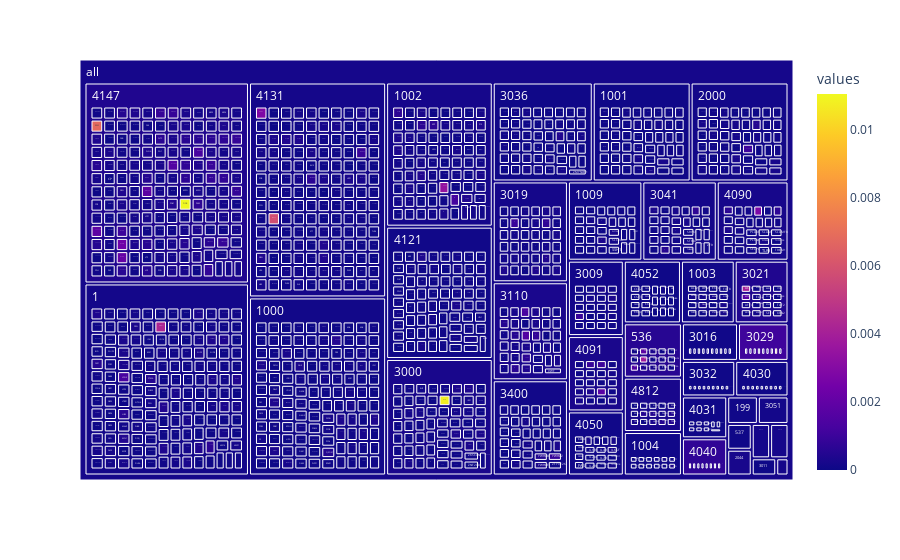

The code cell stored with this chart in its notebook:
### Code cell
genes = plt_values[0]
brites = plt_values[1]
values = plt_values[2]
new_df = pd.DataFrame(
    dict(genes=genes, brites=brites, values=values)
)
new_df["all"] = "all"  # in order to have a single root node

# print(new_df)
fig3 = px.treemap(new_df, path=['all', 'brites',
                        'genes'], color='values')

# fig.marker(showscale=None)
fig3.show()

### Figure 1 — Plotly figure (JSON) as saved in the notebook; plotly's stock layout.template omitted (floating-point values rounded to 4 significant figures; data arrays with more than 128 entries replaced by an {"elided": "..."} marker saying what was removed)
{"data": [{"branchvalues": "total", "customdata": {"elided": "1354x1 float values"}, "domain": {"x": [0, 1], "y": [0, 1]}, "hovertemplate": "values=%{color}<br>labels=%{label}<br>count=%{value}<br>parent=%{parent}<br>id=%{id}<extra></extra>", "ids": {"elided": "1354 str values"}, "labels": {"elided": "1354 str values"}, "marker": {"coloraxis": "coloraxis", "colors": {"elided": "1354 float values"}}, "name": "", "parents": {"elided": "1354 str values"}, "type": "treemap", "values": {"elided": "1354 int values"}}], "layout": {"coloraxis": {"colorbar": {"title": {"text": "values"}}, "colorscale": [[0, "#0d0887"], [0.1111, "#46039f"], [0.2222, "#7201a8"], [0.3333, "#9c179e"], [0.4444, "#bd3786"], [0.5556, "#d8576b"], [0.6667, "#ed7953"], [0.7778, "#fb9f3a"], [0.8889, "#fdca26"], [1, "#f0f921"]]}, "legend": {"tracegroupgap": 0}, "margin": {"t": 60}}}
